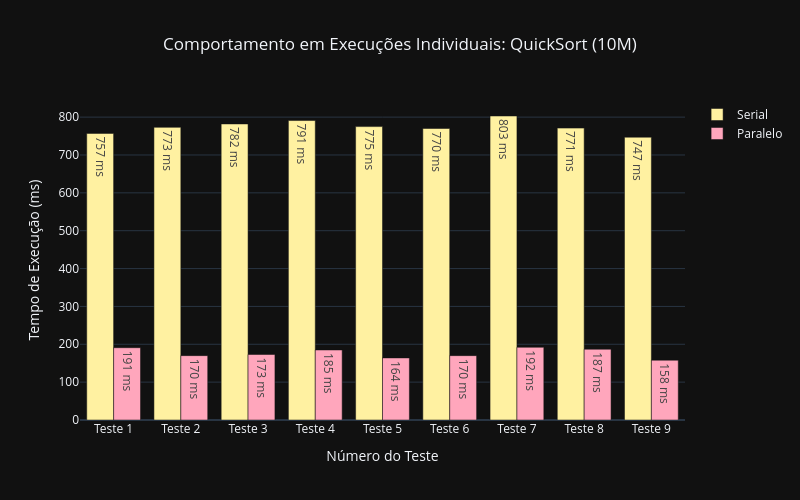
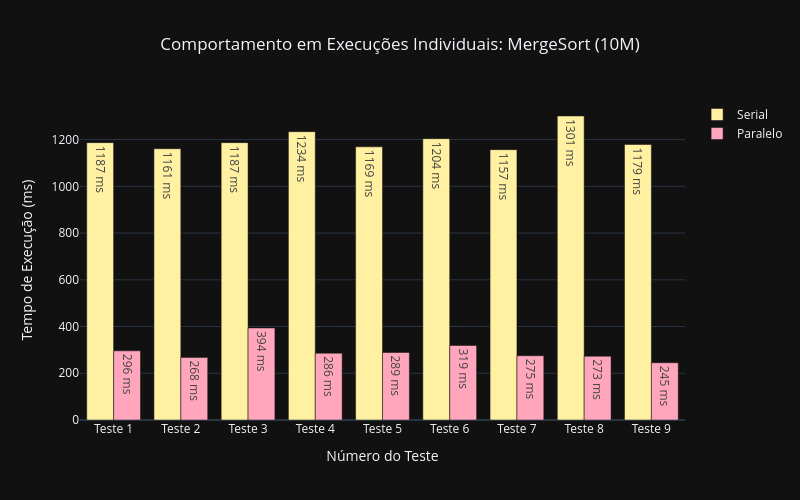
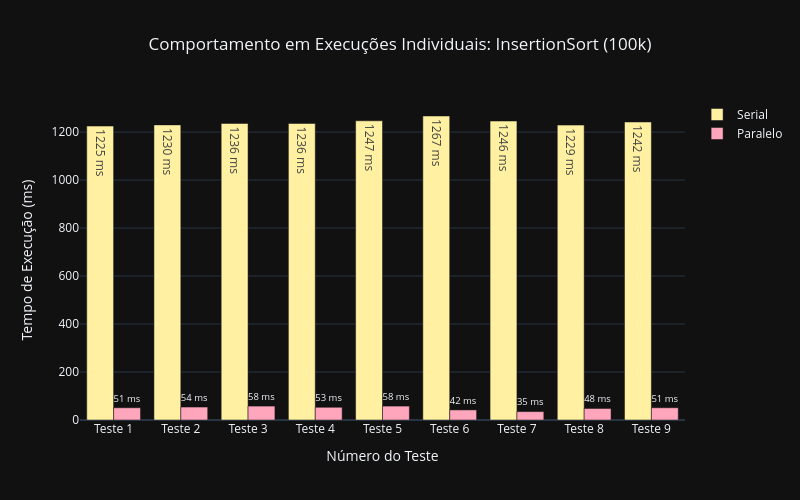
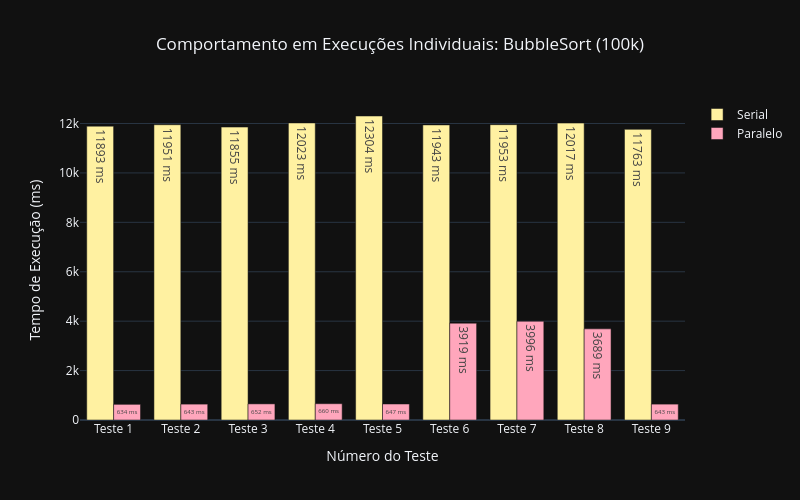

Source (notebook cell) for these figures, in order:
### Code cell
import csv
import plotly.graph_objects as go

dados_agrupados = {}

with open(r"C:\Users\vivif\OneDrive\Desktop\TrabalhosSillys\SEXTO SEMESTRE\Computação Paralela\Trabalho AV2\Ordenacoes\src\resultados_ordenacao.csv", mode='r', encoding='utf-8') as arquivo:
    leitor = csv.reader(arquivo, delimiter=';')

    for linha in leitor:
        if len(linha) < 5 or not linha[2].isdigit():
            continue

        algoritmo = linha[1]
        tamanho = int(linha[2])
        serial = int(linha[3])
        paralelo = int(linha[4].replace('\\', ''))

        chave = (algoritmo, tamanho)
        if chave not in dados_agrupados:
            dados_agrupados[chave] = {'seriais': [], 'paralelos': []}

        dados_agrupados[chave]['seriais'].append(serial)
        dados_agrupados[chave]['paralelos'].append(paralelo)


cor_serial = "#fff1a1"
cor_paralelo = "#ffa6bc"

for (algoritmo, tamanho), tempos in dados_agrupados.items():
    tamanho_str = "100k" if tamanho == 100000 else "10M"
    
    seriais = tempos['seriais']
    paralelos = tempos['paralelos']
    
    rotulos_testes = [f"Teste {i+1}" for i in range(len(seriais))]

    fig = go.Figure()

    fig.add_trace(go.Bar(
        x=rotulos_testes,
        y=seriais,
        name='Serial',
        marker_color=cor_serial,
        text=[f"{v} ms" for v in seriais],
        textposition='auto'
    ))

    fig.add_trace(go.Bar(
        x=rotulos_testes,
        y=paralelos,
        name='Paralelo',
        marker_color=cor_paralelo,
        text=[f"{v} ms" for v in paralelos],
        textposition='auto'
    ))

    fig.update_layout(
        title=f'Comportamento em Execuções Individuais: {algoritmo} ({tamanho_str})',
        xaxis_title='Número do Teste',
        yaxis_title='Tempo de Execução (ms)',
        barmode='group',
        template='plotly_dark',
        title_x=0.5,
        width=800,
        height=500
    )

    fig.show()

### Figure 1 — Plotly figure (JSON) as saved in the notebook; plotly's stock layout.template omitted (floating-point values rounded to 4 significant figures)
{"data": [{"marker": {"color": "#fff1a1"}, "name": "Serial", "text": ["757 ms", "773 ms", "782 ms", "791 ms", "775 ms", "770 ms", "803 ms", "771 ms", "747 ms"], "textposition": "auto", "type": "bar", "x": ["Teste 1", "Teste 2", "Teste 3", "Teste 4", "Teste 5", "Teste 6", "Teste 7", "Teste 8", "Teste 9"], "y": [757, 773, 782, 791, 775, 770, 803, 771, 747]}, {"marker": {"color": "#ffa6bc"}, "name": "Paralelo", "text": ["191 ms", "170 ms", "173 ms", "185 ms", "164 ms", "170 ms", "192 ms", "187 ms", "158 ms"], "textposition": "auto", "type": "bar", "x": ["Teste 1", "Teste 2", "Teste 3", "Teste 4", "Teste 5", "Teste 6", "Teste 7", "Teste 8", "Teste 9"], "y": [191, 170, 173, 185, 164, 170, 192, 187, 158]}], "layout": {"barmode": "group", "height": 500, "title": {"text": "Comportamento em Execuções Individuais: QuickSort (10M)", "x": 0.5}, "width": 800, "xaxis": {"title": {"text": "Número do Teste"}}, "yaxis": {"title": {"text": "Tempo de Execução (ms)"}}}}

### Figure 2 — Plotly figure (JSON) as saved in the notebook; plotly's stock layout.template omitted (floating-point values rounded to 4 significant figures)
{"data": [{"marker": {"color": "#fff1a1"}, "name": "Serial", "text": ["1187 ms", "1161 ms", "1187 ms", "1234 ms", "1169 ms", "1204 ms", "1157 ms", "1301 ms", "1179 ms"], "textposition": "auto", "type": "bar", "x": ["Teste 1", "Teste 2", "Teste 3", "Teste 4", "Teste 5", "Teste 6", "Teste 7", "Teste 8", "Teste 9"], "y": [1187, 1161, 1187, 1234, 1169, 1204, 1157, 1301, 1179]}, {"marker": {"color": "#ffa6bc"}, "name": "Paralelo", "text": ["296 ms", "268 ms", "394 ms", "286 ms", "289 ms", "319 ms", "275 ms", "273 ms", "245 ms"], "textposition": "auto", "type": "bar", "x": ["Teste 1", "Teste 2", "Teste 3", "Teste 4", "Teste 5", "Teste 6", "Teste 7", "Teste 8", "Teste 9"], "y": [296, 268, 394, 286, 289, 319, 275, 273, 245]}], "layout": {"barmode": "group", "height": 500, "title": {"text": "Comportamento em Execuções Individuais: MergeSort (10M)", "x": 0.5}, "width": 800, "xaxis": {"title": {"text": "Número do Teste"}}, "yaxis": {"title": {"text": "Tempo de Execução (ms)"}}}}

### Figure 3 — Plotly figure (JSON) as saved in the notebook; plotly's stock layout.template omitted (floating-point values rounded to 4 significant figures)
{"data": [{"marker": {"color": "#fff1a1"}, "name": "Serial", "text": ["1225 ms", "1230 ms", "1236 ms", "1236 ms", "1247 ms", "1267 ms", "1246 ms", "1229 ms", "1242 ms"], "textposition": "auto", "type": "bar", "x": ["Teste 1", "Teste 2", "Teste 3", "Teste 4", "Teste 5", "Teste 6", "Teste 7", "Teste 8", "Teste 9"], "y": [1225, 1230, 1236, 1236, 1247, 1267, 1246, 1229, 1242]}, {"marker": {"color": "#ffa6bc"}, "name": "Paralelo", "text": ["51 ms", "54 ms", "58 ms", "53 ms", "58 ms", "42 ms", "35 ms", "48 ms", "51 ms"], "textposition": "auto", "type": "bar", "x": ["Teste 1", "Teste 2", "Teste 3", "Teste 4", "Teste 5", "Teste 6", "Teste 7", "Teste 8", "Teste 9"], "y": [51, 54, 58, 53, 58, 42, 35, 48, 51]}], "layout": {"barmode": "group", "height": 500, "title": {"text": "Comportamento em Execuções Individuais: InsertionSort (100k)", "x": 0.5}, "width": 800, "xaxis": {"title": {"text": "Número do Teste"}}, "yaxis": {"title": {"text": "Tempo de Execução (ms)"}}}}

### Figure 4 — Plotly figure (JSON) as saved in the notebook; plotly's stock layout.template omitted (floating-point values rounded to 4 significant figures)
{"data": [{"marker": {"color": "#fff1a1"}, "name": "Serial", "text": ["11893 ms", "11951 ms", "11855 ms", "12023 ms", "12304 ms", "11943 ms", "11953 ms", "12017 ms", "11763 ms"], "textposition": "auto", "type": "bar", "x": ["Teste 1", "Teste 2", "Teste 3", "Teste 4", "Teste 5", "Teste 6", "Teste 7", "Teste 8", "Teste 9"], "y": [11893, 11951, 11855, 12023, 12304, 11943, 11953, 12017, 11763]}, {"marker": {"color": "#ffa6bc"}, "name": "Paralelo", "text": ["634 ms", "643 ms", "652 ms", "660 ms", "647 ms", "3919 ms", "3996 ms", "3689 ms", "643 ms"], "textposition": "auto", "type": "bar", "x": ["Teste 1", "Teste 2", "Teste 3", "Teste 4", "Teste 5", "Teste 6", "Teste 7", "Teste 8", "Teste 9"], "y": [634, 643, 652, 660, 647, 3919, 3996, 3689, 643]}], "layout": {"barmode": "group", "height": 500, "title": {"text": "Comportamento em Execuções Individuais: BubbleSort (100k)", "x": 0.5}, "width": 800, "xaxis": {"title": {"text": "Número do Teste"}}, "yaxis": {"title": {"text": "Tempo de Execução (ms)"}}}}
